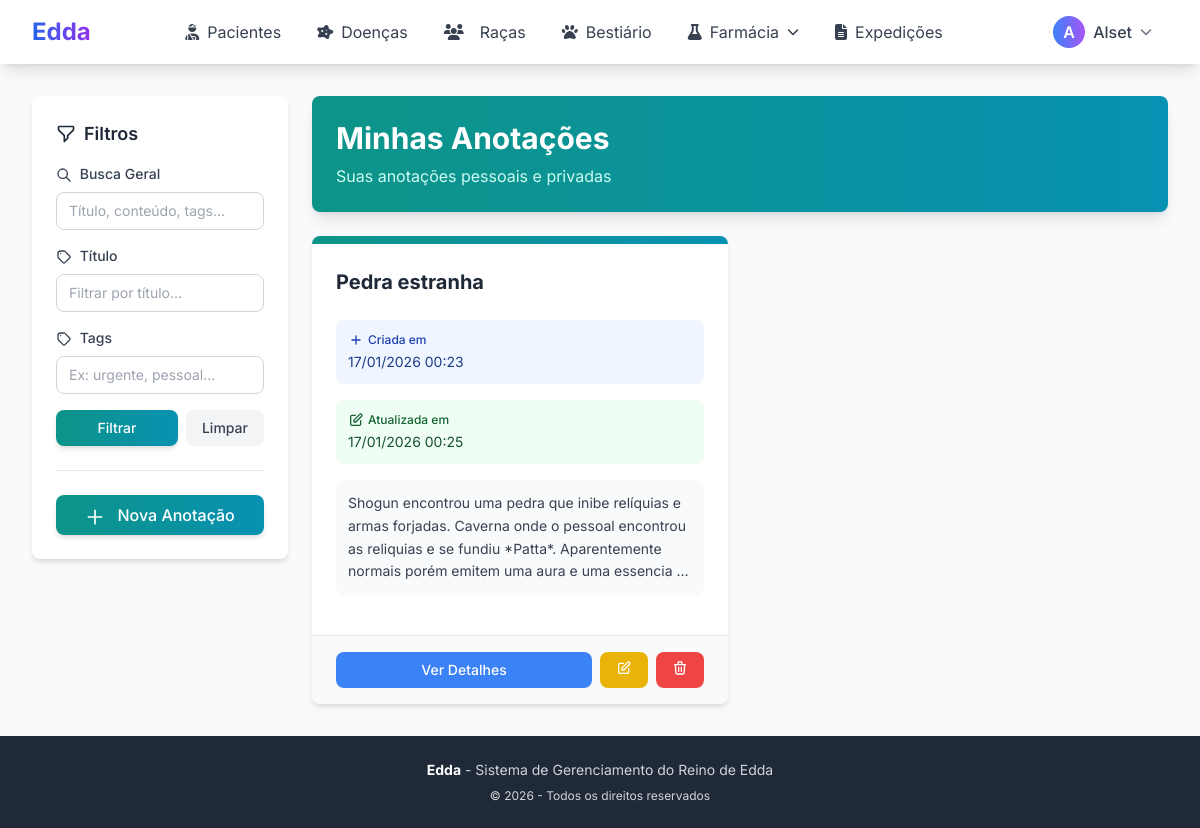
Screenshot of /anotacoes/ (signed in) with the database file from the repository.
### core/models.py (models this page shows, shortened)
class Usuario(AbstractUser):
    TIPO_CHOICES = [
        ('MED', 'Médico'),
        ('OUT', 'Outro'),
        ('ADM', 'Administrador'),
    ]
    nickname = models.CharField(max_length=100)
    tipo = models.CharField(max_length=3, choices=TIPO_CHOICES, default='OUT')
    cidade = models.ForeignKey('Cidade', on_delete=models.SET_NULL, null=True, blank=True)

class AnotacaoPessoal(models.Model):
    usuario = models.ForeignKey(Usuario, on_delete=models.CASCADE, related_name='anotacoes')
    titulo = models.CharField(max_length=100)
    conteudo = models.TextField()
    data_criacao = models.DateTimeField(auto_now_add=True)
    data_atualizacao = models.DateTimeField(auto_now=True)
    tags = models.CharField(max_length=255, blank=True, help_text="Palavras-chave separadas por vírgula")
    class Meta:
        ordering = ['-data_atualizacao']
        verbose_name_plural = 'Anotações Pessoais'

### core/views.py (the view, shortened to what this page needs)
# urls.py: path('anotacoes/', AnotacaoListView.as_view(), name='anotacao-list'),
class AnotacaoListView(LoginRequiredMixin, ListView):
    model = AnotacaoPessoal
    template_name = 'core/anotacao_list.html'
    context_object_name = 'anotacoes'
    def get_queryset(self):
        queryset = super().get_queryset().filter(usuario=self.request.user)
        busca = self.request.GET.get('busca')
        if busca:
            queryset = queryset.filter(
                Q(titulo__icontains=busca) |
                Q(conteudo__icontains=busca) |
                Q(tags__icontains=busca)
            )
        titulo = self.request.GET.get('titulo')
        if titulo:
            queryset = queryset.filter(titulo__icontains=titulo)
        tags = self.request.GET.get('tags')
        data = self.request.GET.get('data')
        if tags:
            tags_list = [tag.strip() for tag in tags.split(',')]
            for tag in tags_list:
                queryset = queryset.filter(tags__icontains=tag)
        return queryset

### core/templates/core/anotacao_list.html (shortened to what this page needs)
{% extends 'core/base.html' %}
{% load static %}
{% block content %}
<div class="flex flex-col lg:flex-row gap-6">
    <aside class="lg:w-64 flex-shrink-0">
        <div class="bg-white rounded-lg shadow-md p-6 sticky top-4">
            <h3 class="text-lg font-semibold text-gray-800 mb-4 flex items-center gap-2">
                <svg class="w-5 h-5" fill="none" stroke="currentColor" viewBox="0 0 24 24">
                    <path stroke-linecap="round" stroke-linejoin="round" stroke-width="2" d="M3 4a1 1 0 011-1h16a1 1 0 011 1v2.586a1 1 0 01-.293.707l-6.414 6.414a1 1 0 00-.293.707V17l-4 4v-6.586a1 1 0 00-.293-.707L3.293 7.293A1 1 0 013 6.586V4z"></path>
                </svg>
                Filtros
            </h3>
            <form method="get" class="space-y-4">
                <div>
                    <label for="busca" class="block text-sm font-medium text-gray-700 mb-2">
                        <svg class="w-4 h-4 inline-block mr-1" fill="none" stroke="currentColor" viewBox="0 0 24 24">
                            <path stroke-linecap="round" stroke-linejoin="round" stroke-width="2" d="M21 21l-6-6m2-5a7 7 0 11-14 0 7 7 0 0114 0z"></path>
                        </svg>
                        Busca Geral
                    </label>
                    <input type="text" id="busca" name="busca" value="{{ request.GET.busca }}"
                           placeholder="Título, conteúdo, tags..."
                           class="w-full px-3 py-2 border border-gray-300 rounded-lg focus:ring-2 focus:ring-teal-500 focus:border-transparent text-sm">
                </div>
                <div>
                    <label for="titulo" class="block text-sm font-medium text-gray-700 mb-2">
                        <svg class="w-4 h-4 inline-block mr-1" fill="none" stroke="currentColor" viewBox="0 0 24 24">
                            <path stroke-linecap="round" stroke-linejoin="round" stroke-width="2" d="M7 7h.01M7 3h5c.512 0 1.024.195 1.414.586l7 7a2 2 0 010 2.828l-7 7a2 2 0 01-2.828 0l-7-7A1.994 1.994 0 013 12V7a4 4 0 014-4z"></path>
                        </svg>
                        Título
                    </label>
                    <input type="text" id="titulo" name="titulo" value="{{ request.GET.titulo }}"
                           placeholder="Filtrar por título..."
                           class="w-full px-3 py-2 border border-gray-300 rounded-lg focus:ring-2 focus:ring-teal-500 focus:border-transparent text-sm">
                </div>
                <div>
                    <label for="tags" class="block text-sm font-medium text-gray-700 mb-2">
                        <svg class="w-4 h-4 inline-block mr-1" fill="none" stroke="currentColor" viewBox="0 0 24 24">
                            <path stroke-linecap="round" stroke-linejoin="round" stroke-width="2" d="M7 7h.01M7 3h5c.512 0 1.024.195 1.414.586l7 7a2 2 0 010 2.828l-7 7a2 2 0 01-2.828 0l-7-7A1.994 1.994 0 013 12V7a4 4 0 014-4z"></path>
                        </svg>
                        Tags
                    </label>
                    <input type="text" id="tags" name="tags" value="{{ request.GET.tags }}"
                           placeholder="Ex: urgente, pessoal..."
                           class="w-full px-3 py-2 border border-gray-300 rounded-lg focus:ring-2 focus:ring-teal-500 focus:border-transparent text-sm">
                </div>
                <div class="flex gap-2">
                    <button type="submit"
                            class="flex-1 px-4 py-2 bg-gradient-to-r from-teal-600 to-cyan-600 text-white rounded-lg hover:from-teal-700 hover:to-cyan-700 transition-all duration-200 text-sm font-medium shadow-md hover:shadow-lg">
                        Filtrar
                    </button>
                    <a href="{% url 'anotacao-list' %}"
                       class="px-4 py-2 bg-gray-100 text-gray-700 rounded-lg hover:bg-gray-200 transition-colors duration-200 text-sm font-medium">
                        Limpar
                    </a>
                </div>
            </form>
            <div class="mt-6 pt-6 border-t border-gray-200">
                <a href="{% url 'anotacao-create' %}"
                   class="block w-full px-4 py-2 bg-gradient-to-r from-teal-600 to-cyan-600 text-white rounded-lg hover:from-teal-700 hover:to-cyan-700 transition-all duration-200 text-center font-medium shadow-md hover:shadow-lg">
                    <svg class="w-5 h-5 inline-block mr-2" fill="none" stroke="currentColor" viewBox="0 0 24 24">
                        <path stroke-linecap="round" stroke-linejoin="round" stroke-width="2" d="M12 4v16m8-8H4"></path>
                    </svg>
                    Nova Anotação
                </a>
            </div>
        </div>
    </aside>
    <main class="flex-1">
        <div class="bg-gradient-to-r from-teal-600 to-cyan-600 rounded-lg shadow-lg p-6 mb-6">
            <h1 class="text-3xl font-bold text-white mb-2">Minhas Anotações</h1>
            <p class="text-teal-100">Suas anotações pessoais e privadas</p>
        </div>
        <div class="grid grid-cols-1 md:grid-cols-2 xl:grid-cols-3 gap-6">
            {% if anotacoes %}
                {% for anotacao in anotacoes %}
                <div class="bg-white rounded-lg shadow-md hover:shadow-xl transition-all duration-300 overflow-hidden flex flex-col">
                    <div class="h-2 bg-gradient-to-r from-teal-600 to-cyan-600"></div>
                    <div class="p-6 flex-1">
                        <div class="flex items-start justify-between mb-4">
                            <div class="flex-1">
                                <h3 class="text-xl font-bold text-gray-800 mb-2">{{ anotacao.titulo }}</h3>
                            </div>
                        </div>
                        {% if anotacao.data_criacao %}
                        <div class="bg-blue-50 p-3 rounded-lg mb-4">
                            <p class="text-blue-800 text-xs font-medium mb-1 flex items-center gap-1">
                                <svg class="w-4 h-4" fill="none" stroke="currentColor" viewBox="0 0 24 24">
                                    <path stroke-linecap="round" stroke-linejoin="round" stroke-width="2" d="M12 6v6m0 0v6m0-6h6m-6 0H6"></path>
                                </svg>
                                Criada em
                            </p>
                            <p class="text-blue-900 text-sm">{{ anotacao.data_criacao|date:"d/m/Y H:i" }}</p>
                        </div>
                        {% endif %}
                        {% if anotacao.data_atualizacao %}
                        <div class="bg-green-50 p-3 rounded-lg mb-4">
                            <p class="text-green-800 text-xs font-medium mb-1 flex items-center gap-1">
                                <svg class="w-4 h-4" fill="none" stroke="currentColor" viewBox="0 0 24 24">
                                    <path stroke-linecap="round" stroke-linejoin="round" stroke-width="2" d="M11 5H6a2 2 0 00-2 2v11a2 2 0 002 2h11a2 2 0 002-2v-5m-1.414-9.414a2 2 0 112.828 2.828L11.828 15H9v-2.828l8.586-8.586z"></path>
                                </svg>
                                Atualizada em
                            </p>
                            <p class="text-green-900 text-sm">{{ anotacao.data_atualizacao|date:"d/m/Y H:i" }}</p>
                        </div>
                        {% endif %}
                        {% if anotacao.conteudo %}
                        <div class="bg-gray-50 p-3 rounded-lg mb-4">
                            <p class="text-gray-700 text-sm leading-relaxed">{{ anotacao.conteudo|truncatewords:30 }}</p>
                        </div>
                        {% else %}
                        <div class="bg-gray-50 p-3 rounded-lg mb-4">
                            <p class="text-gray-400 text-sm italic">Sem conteúdo</p>
                        </div>
                        {% endif %}
                    </div>
                    <div class="px-6 py-4 bg-gray-50 border-t border-gray-200">
                        <div class="flex gap-2">
                            <a href="{% url 'anotacao-detail' anotacao.pk %}"
                               class="flex-1 px-4 py-2 bg-blue-500 text-white rounded-lg hover:bg-blue-600 transition-colors duration-200 text-center text-sm font-medium">
                                Ver Detalhes
                            </a>
                            <a href="{% url 'anotacao-update' anotacao.pk %}"
                               class="px-4 py-2 bg-yellow-500 text-white rounded-lg hover:bg-yellow-600 transition-colors duration-200">
                                <svg class="w-4 h-4" fill="none" stroke="currentColor" viewBox="0 0 24 24">
                                    <path stroke-linecap="round" stroke-linejoin="round" stroke-width="2" d="M11 5H6a2 2 0 00-2 2v11a2 2 0 002 2h11a2 2 0 002-2v-5m-1.414-9.414a2 2 0 112.828 2.828L11.828 15H9v-2.828l8.586-8.586z"></path>
                                </svg>
                            </a>
                            <a href="{% url 'anotacao-delete' anotacao.pk %}"
                               class="px-4 py-2 bg-red-500 text-white rounded-lg hover:bg-red-600 transition-colors duration-200">
                                <svg class="w-4 h-4" fill="none" stroke="currentColor" viewBox="0 0 24 24">
                                    <path stroke-linecap="round" stroke-linejoin="round" stroke-width="2" d="M19 7l-.867 12.142A2 2 0 0116.138 21H7.862a2 2 0 01-1.995-1.858L5 7m5 4v6m4-6v6m1-10V4a1 1 0 00-1-1h-4a1 1 0 00-1 1v3M4 7h16"></path>
                                </svg>
                            </a>
                        </div>
                    </div>
                </div>
                {% endfor %}
            {% endif %}
        </div>
    </main>
</div>
{% endblock %}

### core/templates/core/base.html (shortened to what this page needs)
<!DOCTYPE html>
<html lang="pt-br" class="h-full">
<head>
    <script src="https://cdn.tailwindcss.com"></script>
    <link rel="stylesheet" href="https://cdnjs.cloudflare.com/ajax/libs/font-awesome/6.4.0/css/all.min.css">
</head>
<body class="bg-gray-50 flex flex-col min-h-screen">
    <nav class="bg-white shadow-lg">
        <div class="max-w-7xl mx-auto px-4 sm:px-6 lg:px-8">
            <div class="flex justify-between h-16">
                <div class="flex items-center">
                    <a href="{% url 'home' %}" class="flex items-center">
                        <span class="text-2xl font-bold bg-gradient-to-r from-blue-600 to-purple-600 bg-clip-text text-transparent">Edda</span>
                    </a>
                </div>
                {% if user.is_authenticated %}
                <div class="hidden md:flex items-center space-x-1">
                    {% if is_medico_or_admin %}
                    <a href="{% url 'paciente-list' %}" class="px-4 py-2 rounded-lg text-gray-700 hover:bg-blue-50 hover:text-blue-600 transition flex items-center gap-2">
                        <i class="fas fa-user-injured"></i>
                        <span>Pacientes</span>
                    </a>
                    {% endif %}
                    <a href="{% url 'doenca-list' %}" class="px-4 py-2 rounded-lg text-gray-700 hover:bg-blue-50 hover:text-blue-600 transition flex items-center gap-2">
                        <i class="fas fa-disease"></i>
                        <span>Doenças</span>
                    </a>
                    <a href="{% url 'raca-list' %}" class="px-4 py-2 rounded-lg text-gray-700 hover:bg-blue-50 hover:text-blue-600 transition flex items-center gap-2">
                        <i class="fas fa-users mr-2"></i>
                        <span>Raças</span>
                    </a>
                    <a href="{% url 'besta-list' %}" class="px-4 py-2 rounded-lg text-gray-700 hover:bg-blue-50 hover:text-blue-600 transition flex items-center gap-2">
                        <i class="fas fa-paw"></i>
                        <span>Bestiário</span>
                    </a>
                    <div class="relative">
                        <button onclick="toggleDropdown('farmacia-dropdown')" class="px-4 py-2 rounded-lg text-gray-700 hover:bg-purple-50 hover:text-purple-600 transition flex items-center gap-2">
                            <i class="fas fa-flask"></i>
                            <span>Farmácia</span>
                            <i class="fas fa-chevron-down text-xs"></i>
                        </button>
                    </div>
                    <a href="{% url 'relatorio-list' %}" class="px-4 py-2 rounded-lg text-gray-700 hover:bg-blue-50 hover:text-blue-600 transition flex items-center gap-2">
                        <i class="fas fa-file-alt"></i>
                        <span>Expedições</span>
                    </a>
                </div>
                <div class="flex items-center gap-4">
                    <div class="relative">
                        <button onclick="toggleDropdown('user-dropdown')" class="flex items-center gap-2 px-4 py-2 rounded-lg hover:bg-gray-100 transition">
                            <div class="w-8 h-8 bg-gradient-to-r from-blue-500 to-purple-500 rounded-full flex items-center justify-center text-white font-semibold">
                                {{ user.nickname|first|upper }}
                            </div>
                            <span class="hidden md:block font-medium text-gray-700">{{ user.nickname }}</span>
                            <i class="fas fa-chevron-down text-xs text-gray-500"></i>
                        </button>
                    </div>
                </div>
                {% endif %}
            </div>
        </div>
    </nav>
    <main class="flex-grow">
        <div class="max-w-7xl mx-auto px-4 sm:px-6 lg:px-8 py-8">
            {% block content %}{% endblock %}
        </div>
    </main>
    <footer class="bg-gray-800 text-gray-300 mt-auto">
        <div class="max-w-7xl mx-auto px-4 sm:px-6 lg:px-8 py-6">
            <div class="text-center">
                <p class="text-sm">
                    <strong class="text-white">Edda</strong> - Sistema de Gerenciamento do Reino de Edda
                </p>
                <p class="text-xs mt-2">© {% now "Y" %} - Todos os direitos reservados</p>
            </div>
        </div>
    </footer>
</body>
</html>

### rows the page displays
Usuario: nickname|first "A", nickname "Alset"
AnotacaoPessoal: titulo "Pedra estranha", data_criacao "17/01/2026 00:23", data_atualizacao "17/01/2026 00:25", conteudo "Shogun encontrou uma pedra que inibe relíquias e armas forjadas. Caverna onde o pessoal encontrou as reliquias e se fundiu *Patta*. Aparentemente normais porém emitem uma aura e uma essencia …"
